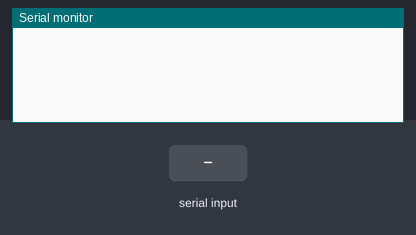
This program was run on a simulated Arduino Nano, built with avr-gcc and run on an emulated ATmega328P. Parts: the last lines printed to the serial monitor. The test bench sets the inputs (shaded band).

Above: at 1.2 s.
1.3 s: byte 30 received over Serial
At 2.0 s:
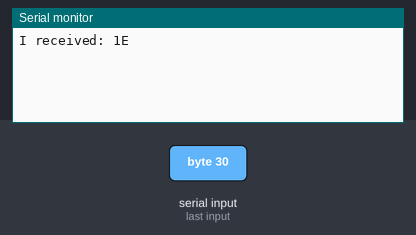
2.8 s: byte 90 received over Serial
At 3.1 s:
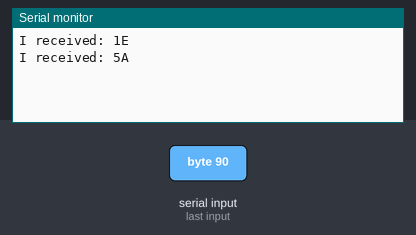
4.3 s: byte 120 received over Serial
At 5.5 s:
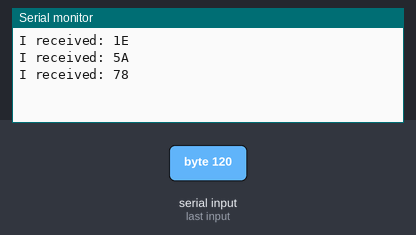

The program:

main.cpp
```cpp
#include <Arduino.h>
// #define BAUDRATE = 115200
// put function declarations here:
// int myFunction(int, int);
int incomingByte = 0;
void setup()
{
  Serial.begin(9600);
  // put your setup code here, to run once:
  // int result = myFunction(2, 3);
}

void loop()
{
  // send data only when you receive data:
  // Serial.println("Checking ..");
  if (Serial.available() > 0)
  {

    // read the incoming byte:

    incomingByte = Serial.read();
    // char t = incomingByte;

    // say what you got:

    Serial.print("I received: ");
    // Serial.print(incomingByte);
    Serial.println(incomingByte, HEX);
  }
}
// pio device monitor -f default
// put function definitions here:
// int myFunction(int x, int y)
// {
//   return x + y;
// }
```

Measured:
- after the input at 1.3 s, the serial monitor: prints a new line at once (image 1)
- after the input at 2.8 s, the serial monitor: prints a new line at once (image 2)
- after the input at 4.3 s, the serial monitor: prints a new line at once (image 3)
